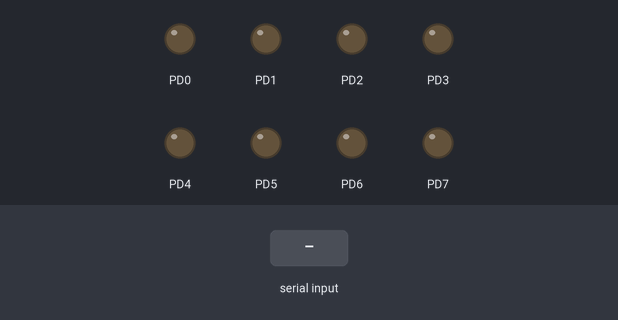
The program below on a simulated ATmega128, built with avr-gcc and emulated at 16 MHz. Parts: output pins drawn as LEDs (lit = HIGH). The test bench sets the inputs (shaded band). What the program prints to the serial monitor is not drawn.

Above: at 1.2 s.
1.3 s: "c" received over Serial
At 1.4 s:
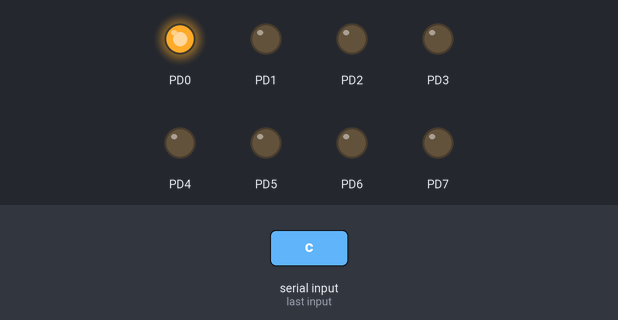
4.3 s: "a" received over Serial
At 5.5 s:
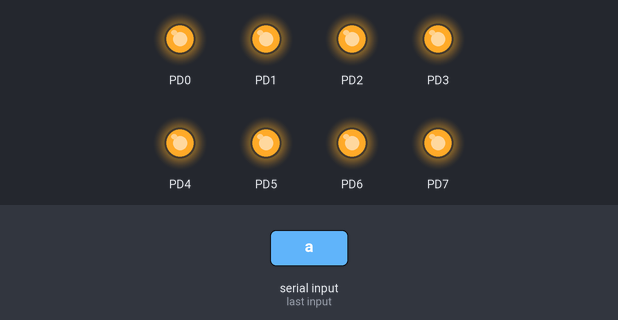
5.8 s: "b" received over Serial
At 6.9 s:
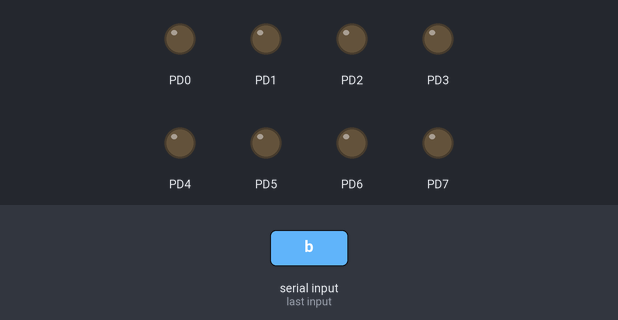
Timing chart, 0 to 8.8 s (numbered marks = the images above; inputs shaded):
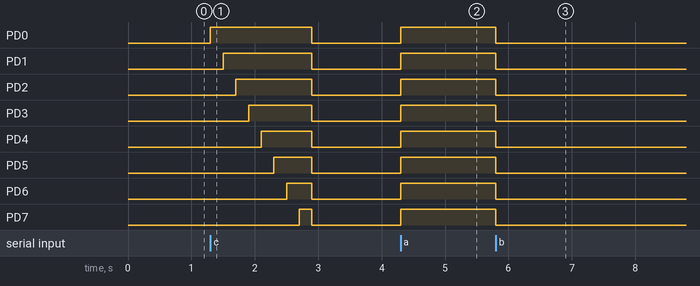

The program:

main.c
```c
/*
 * UART.c
 *
 * Created: 2025-02-25 오후 2:00:47
 *  Author: jw
 */

#include "uart0.h"

// PE0 (RXD0), PE1(TXD0), PD2(RXD1), PD3(TXD1) - 해당 핀을 사용해서 UART 통신해야함
// ComPortMaster 앱을 다운받아서 시리얼통신 프로그램


int main(void)
{
	UART0_Init();

	DDRD = 0xff;  // LED 포트를 출력으로 설정
	PORTD = 0x00; // LED OFF 상태로 출발

	char data;


	while (1)
	{
		data = UART0_Receive();
		UART0_Transmit(data);

		if(data == 'a')
		{
			PORTD = 0xff;
		}
		else if(data == 'b')
		{
			PORTD = 0x00;
		}
		else if(data == 'c')
		{
			for(uint8_t i=0; i<8; i++)
			{
				PORTD |= (1 << i);
				_delay_ms(200);
			}
			PORTD = 0x00;
		}
	}
}
```

def.h
```c
/*
 * def.h
 *
 * Created: 02-25 (화) 오후 5:31:23
 *  Author: jw
 */

#ifndef DEF_H_
#define DEF_H_

#define F_CPU 16000000UL
#include <avr/io.h>
#include <util/delay.h>


#endif /* DEF_H_ */
```

uart0.c
```c
/*
 * uart0.c
 *
 * Created: 02-25 (화) 오후 5:31:38
 *  Author: jw
 */

#include "uart0.h"


void UART0_Init()
{
	// datasheet를 보면 UBRR = 207이면 2배속 9600bps를 의미함
	UBRR0H = 0;
	UBRR0L = 207; // 2배속 9600bps 설정한 것임
	UCSR0A |= (1 << U2X0); // 2배속 speed를 사용할꺼다라는 설정

	// (1 << RXEM0) - 수신가능 , (1 << TXEN0) - 송신가능
	UCSR0B |= (1 << RXEN0) | (1 << TXEN0);

	// UCSR0C에는 비동기, 8비트, 패리티비트 없음, 스톱비트 1개를 설정한 것
	// UCSR0C |= (1 << UCSZ01) | (1 << USCZ00); -> 어짜피 초기값이 8it 사용이라 해당 코드 생략가능
}

void UART0_Transmit(char data)
{
	while(!(UCSR0A & (1 << UDRE0))); // 비어있는지? -> UDRE0는 송신버퍼가 비어있는지 확인하는 부분
	UDR0 = data; // UART에 대한 데이터 레지스터에 data를 넣어라
}

unsigned char UART0_Receive(void)
{
	while(!(UCSR0A & (1 << RXC0))); // 데이터 수신대기
	return UDR0;
}
```

uart0.h
```c
/*
 * uart0.h
 *
 * Created: 02-25 (화) 오후 5:31:47
 *  Author: jw
 */


#ifndef UART0_H_
#define UART0_H_

#include "def.h"


void UART0_Init(); // 레지스터 세팅 부분
void UART0_Transmit(char data); // 문자 하나 송신
unsigned char UART0_Receive(void);


#endif /* UART0_H_ */
```

Measured:
- after the input at 1.3 s, PD0: LOW → HIGH at once, → LOW 1.6 s later; PD1: LOW → HIGH after 0.20 s, → LOW 1.4 s later; PD2: LOW → HIGH after 0.40 s, → LOW 1.2 s later; PD3: LOW → HIGH after 0.60 s, → LOW 1.0 s later; PD4: LOW → HIGH after 0.80 s, → LOW 0.80 s later
- after the input at 4.3 s, PD0–7: LOW → HIGH at once
- after the input at 5.8 s, PD0–7: HIGH → LOW at once
